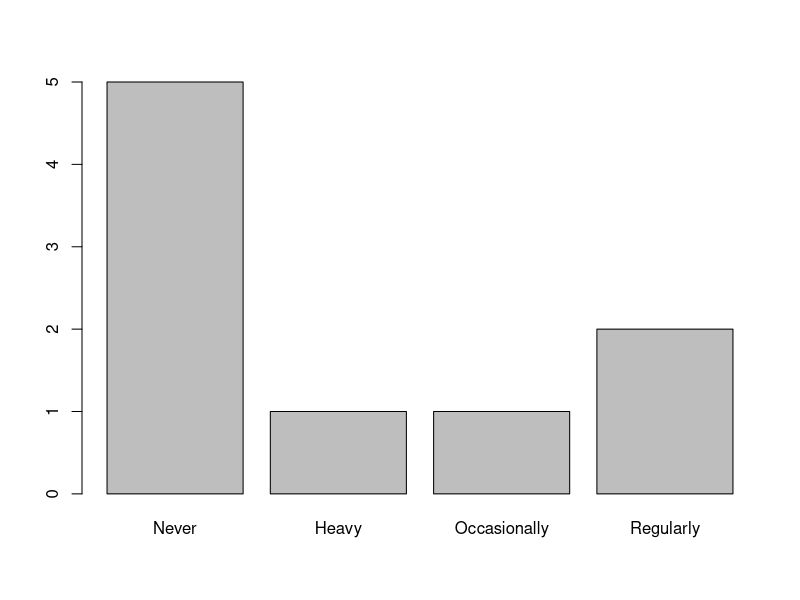
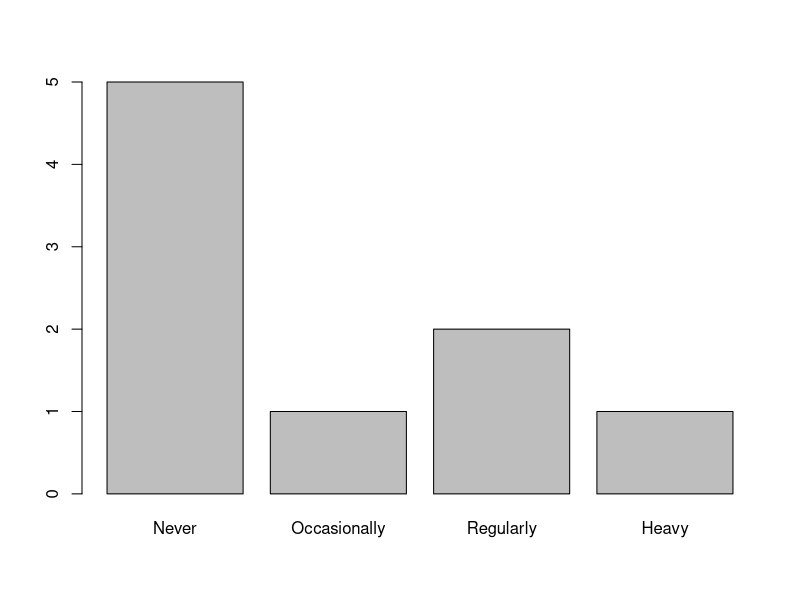

Here is the R script that generated these plots, in order:
## ---- chunk 1
library(tidyverse)
library(palmerpenguins)
## ---- chunk 2
smoke <- c("Never", "Never", "Heavy", "Never", "Occasionally","Never", "Never", "Regularly", "Regularly", "No")
## ---- chunk 3
table(smoke)
## ---- chunk 4
smoke_factor <- factor(smoke)
smoke_factor
## ---- chunk 5
levels(smoke_factor)
## ---- chunk 6
smoke_factor <- factor(
  smoke,
  # allowed levels
  levels = c("Never", "Heavy", "Occasionally", "Regularly") 
)

levels(smoke_factor)
smoke_factor
## ---- chunk 7
barplot(table(smoke_factor))

smoke_factor <- factor(
  smoke,
  # allowed levels in some desired order
  levels = c("Never", "Occasionally", "Regularly", "Heavy") 
)

barplot(table(smoke_factor))
## ---- chunk 8
smoke_factor <- factor(
  smoke,
  # create allowed levels in some desired order
  levels = c("Never", "Occasionally", "Regularly", "Heavy"),
  # logical flag to determine if the levels should be regarded as ordered (in the order given) for any comparisons
  ordered = TRUE
  )

smoke_factor
## ---- chunk 9
smoke_factor
smoke_factor > "Occasionally"

# how many survey respondents smoke more than Occasionally
sum(smoke_factor > "Occasionally", na.rm = TRUE)
## ---- chunk 10
smoke
smoke_factor
is.na(smoke_factor)
which(is.na(smoke_factor))
smoke[which(is.na(smoke_factor))]
## ---- chunk 11
levels(smoke_factor)
smoke_factor <- addNA(smoke_factor)
levels(smoke_factor)
smoke_factor
## ---- chunk 12
levels(smoke_factor)
levels(smoke_factor)[5]
levels(smoke_factor)[5] <- "Invalid answer"
levels(smoke_factor)
smoke_factor
## ---- chunk 13
smoke_factor <- factor(
  smoke,
  levels = c("Never","Occasionally","Regularly","Heavy","Constantly"),
  ordered = TRUE
  )

levels(smoke_factor)
table(smoke_factor)
smoke_factor <- droplevels(smoke_factor)
levels(smoke_factor)
table(smoke_factor)
## ---- chunk 14
# create our factor vector as usual
smoke_factor <- factor(
  smoke,
  levels = c("Never","Occasionally","Regularly","Heavy"),
  ordered = TRUE
  )
smoke_factor

# recode levels that are not "Never" to "Yes"
levels(smoke_factor)
levels(smoke_factor)[2:4] 
levels(smoke_factor)[2:4] <- "Yes"
levels(smoke_factor)
smoke_factor
table(smoke_factor)
## ---- chunk 15
age_group <- c(
  "35-50",
  "25-34",
  "50-65",
  "65+",
  "18-24",
  "18-24",
  "50-65",
  "35-50",
  "50-65",
  "18-24",
  "18-24",
  "65+",
  "65+"
  )

# your code here               


## ---- chunk 16
cer <- read_csv("data/cervical_cancer_data.csv")


## ---- chunk 17
# make a factor

# add NA as an explicit level


# recode NA into "Invalid Answer"


## ---- chunk 18
NA  
y <- c("dog", "cat", NA, NA, "bird")
y
x <- c(NA, 2, NA, 4, NA, 6, NA, 6, 6, 4)
x

is.na(y)
is.na(x)  
## ---- chunk 19
sum(is.na(x))

sum(c(TRUE, FALSE))
x
sum(is.na(x))  
## ---- chunk 20
mean(x)
mean(x, na.rm=TRUE)
## ---- chunk 21
penguins$bill_length_mm

is.na(penguins$bill_length_mm)


!is.na(penguins$bill_length_mm)  # ! is not


penguins[ !is.na(penguins$bill_length_mm)   ,  ]

dim(penguins)

# not missing bill length AND bill length < 34

!is.na(penguins$bill_length_mm) &  penguins$bill_length_mm < 34

penguins[!is.na(penguins$bill_length_mm) & penguins$bill_length_mm < 34, ]
dim(penguins[!is.na(penguins$bill_length_mm) & penguins$bill_length_mm < 34, ])

penguins[penguins$bill_length_mm < 34, ]
dim(penguins[penguins$bill_length_mm < 34, ])
## ---- chunk 22
complete.cases(penguins)

penguins[ !complete.cases(penguins) , ]


dim(penguins)

penguins[complete.cases(penguins), ] ## effectively drops rows with any missing values
dim(penguins[complete.cases(penguins), ])
## ---- chunk 23
na.omit(penguins) # is the same as code chunk above
dim(na.omit(penguins))
## ---- chunk 24
penguins$bill_depth_mm 
is.na(penguins$bill_depth_mm)
sum(is.na(penguins$bill_depth_mm))


is.na(penguins$bill_depth_mm) # missing
!is.na(penguins$bill_depth_mm) # not missing
penguins$bill_depth_mm[ !is.na(penguins$bill_depth_mm) ] # index with not missing
mean(penguins$bill_depth_mm[ !is.na(penguins$bill_depth_mm) ]) # mean of not missing
## ---- chunk 25

## ---- chunk 26

## ---- chunk 27
summary(penguins)
## ---- chunk 28
penguins %>%
  summarize(across(everything(), \(x) sum(is.na(x))))
## ---- chunk 29
penguins %>%
  summarize(across(everything(), ~sum(is.na(.x))))
